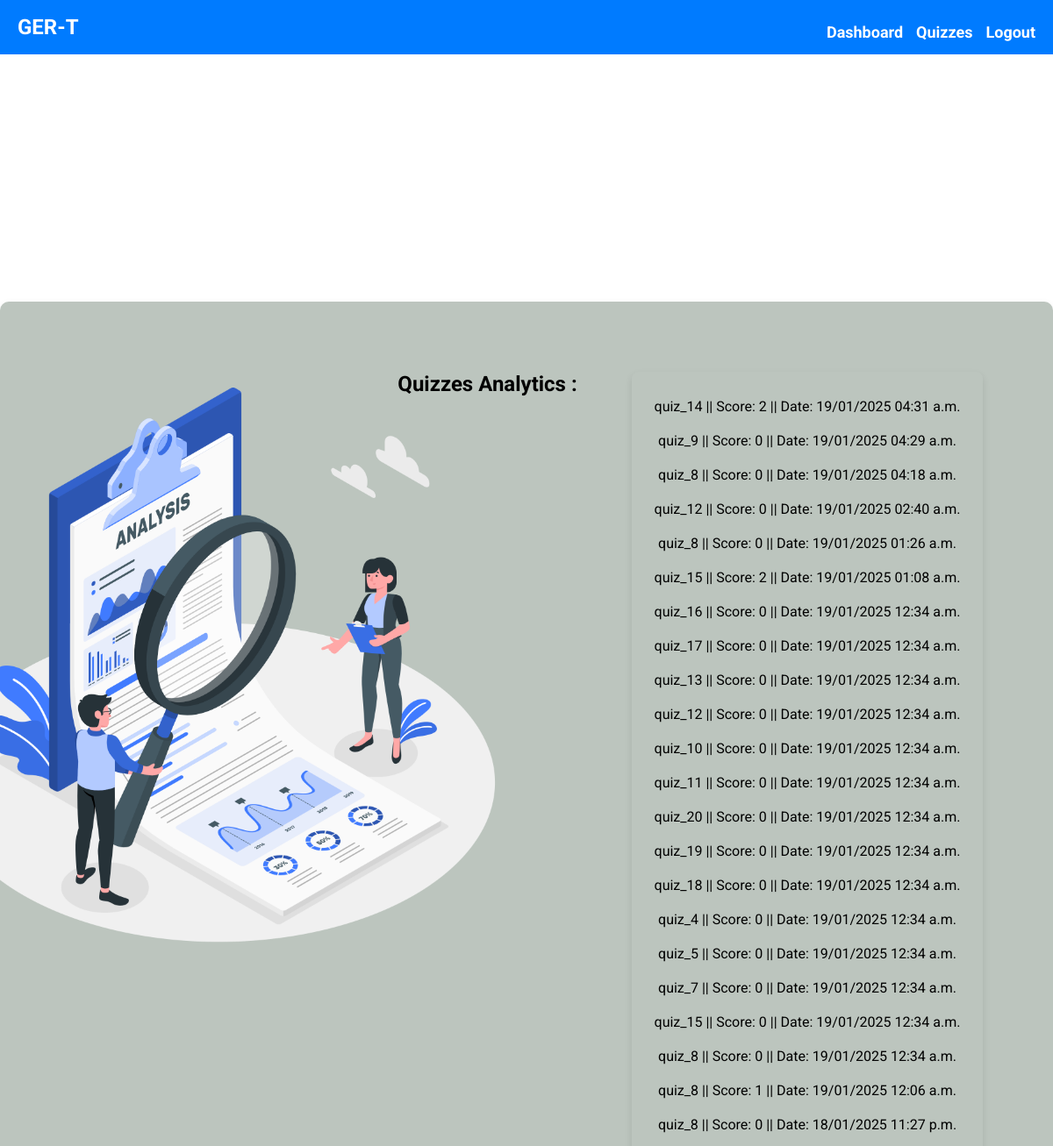
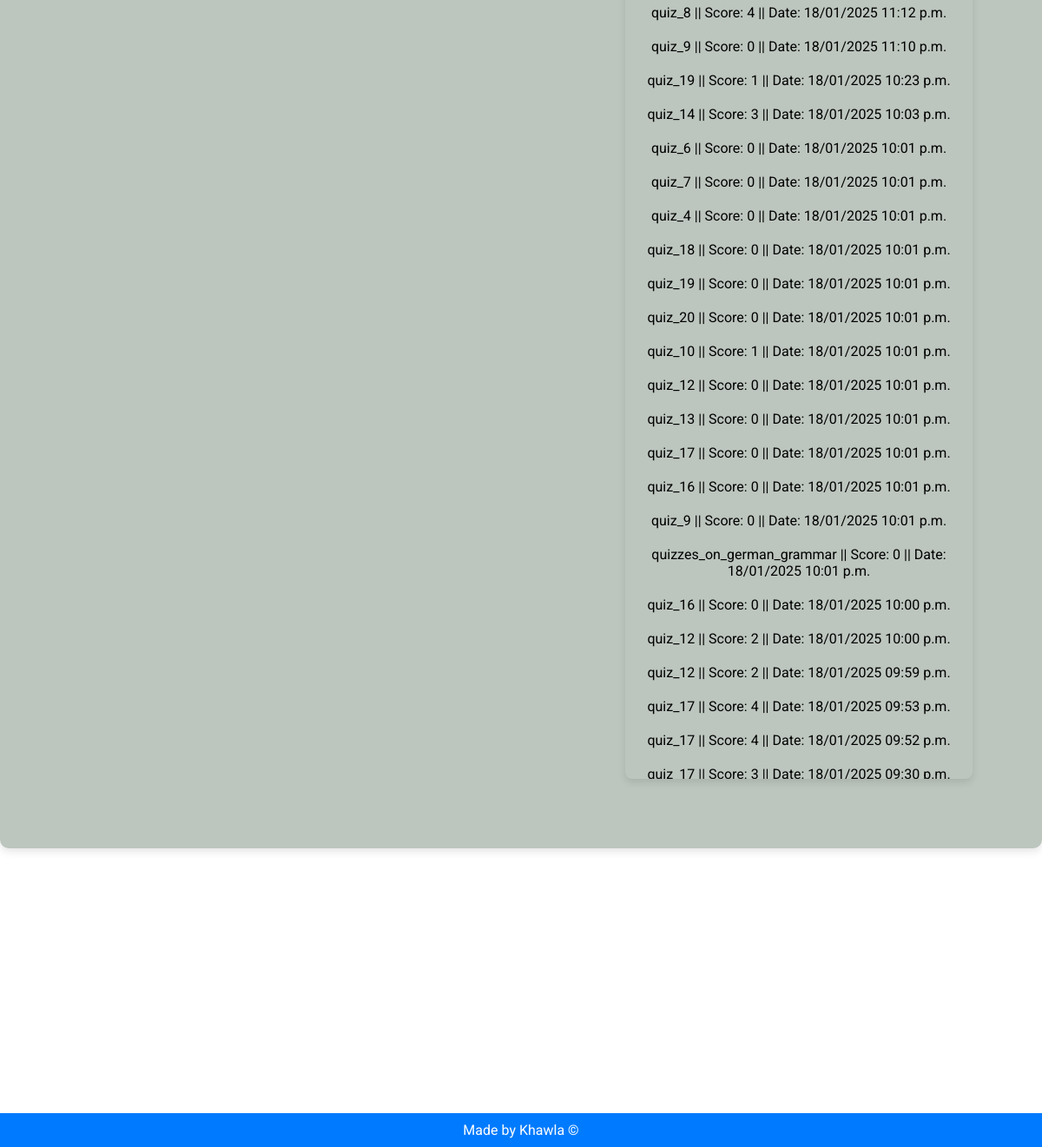
Screenshot of /dashboard/ (signed in) with the database file from the repository (2 pictures, top to bottom).
### quiz/models.py (models this page shows, shortened)
class QuizResult(models.Model):
    user = models.ForeignKey(settings.AUTH_USER_MODEL, on_delete=models.CASCADE)
    quiz = models.ForeignKey(Quiz, on_delete=models.CASCADE)
    score = models.IntegerField()
    date_taken = models.DateTimeField(auto_now_add=True)

class Quiz(models.Model):
    name = models.CharField(max_length=255)
    description = models.TextField()

### quiz/views.py (the view)
# urls.py: path("dashboard/", dashboard_view, name="dashboard"),
@login_required
def dashboard_view(request):
    quiz_history = QuizResult.objects.filter(user=request.user).order_by("-date_taken")
    return render(request, "quiz/dashboard.html", {"quiz_history": quiz_history})

### templates/quiz/dashboard.html
{% extends 'base.html' %}
{% load static %}
{% block content %}
<div class="abdellah">
    <div class="dashboard-container">
        <div class="dashboard-left">
            <img src="{% static 'images/Analysis-amico.png' %}" class="dashboard-image" alt="Analysis Illustration">
        </div>
        <div class="dashboard-right">
            <h2>Quizzes Analytics :</h2>
            <div class="dashboard-section">
                {% if quiz_history %}
                    <ul>
                        {% for result in quiz_history %}
                            <li>
                                {{ result.quiz.name }}
                                ||  Score: {{ result.score }}
                                ||  Date: {{ result.date_taken|date:"d/m/Y h:i a" }}
                            </li>
                        {% endfor %}
                    </ul>
                {% else %}
                    <p>No quiz history available.</p>
                {% endif %}
            </div>
        </div>
    </div>
</div>
{% endblock %}

### quiz/static/styles.css (style rules this page uses)
* { box-sizing: border-box; margin: 0; padding: 0; }
body { font-family: 'Roboto', sans-serif; margin: 0; padding: 0; width: 100%; height: 100vh; overflow: hidden; }
.dashboard-container { display: flex; justify-content: space-between; align-items: flex-start; padding: 80px; max-width: 1200px; border-radius: 10px; box-shadow: 0 4px 10px rgba(0, 0, 0, 0.1); background-color: #bcc5be; }
.dashboard-left { flex: 1; padding-right: 20px; display: flex; justify-content: center; }
.dashboard-image { width: 200%; height: auto; border-radius: 10px; }
.dashboard-right { flex: 2; text-align: center; padding-left: 20px; display: flex; justify-content: space-between; align-items: flex-start; gap: 20px; }
.dashboard-section { flex: 1; margin-top: 0; padding: 20px; border-radius: 8px; box-shadow: 0 4px 8px rgba(0, 0, 0, 0.1); background-color: transparent; height: calc(70vh - 60px); overflow-y: scroll; width: 50%; max-width: 400px; scrollbar-width: none; }
.dashboard-section ul { list-style-type: none; padding: 0; margin: 0; }
.dashboard-section li { padding: 10px 0; }

### rows the page displays
QuizResult: quiz.name "quiz_14", score "2", date_taken "19/01/2025 04:31 a.m."
QuizResult: quiz.name "quiz_9", score "0", date_taken "19/01/2025 04:29 a.m."
QuizResult: quiz.name "quiz_8", score "0", date_taken "19/01/2025 04:18 a.m."
QuizResult: quiz.name "quiz_12", score "0", date_taken "19/01/2025 02:40 a.m."
QuizResult: quiz.name "quiz_8", score "0", date_taken "19/01/2025 01:26 a.m."
QuizResult: quiz.name "quiz_15", score "2", date_taken "19/01/2025 01:08 a.m."
QuizResult: quiz.name "quiz_16", score "0", date_taken "19/01/2025 12:34 a.m."
QuizResult: quiz.name "quiz_17", score "0", date_taken "19/01/2025 12:34 a.m."
QuizResult: quiz.name "quiz_13", score "0", date_taken "19/01/2025 12:34 a.m."
QuizResult: quiz.name "quiz_12", score "0", date_taken "19/01/2025 12:34 a.m."
QuizResult: quiz.name "quiz_10", score "0", date_taken "19/01/2025 12:34 a.m."
QuizResult: quiz.name "quiz_11", score "0", date_taken "19/01/2025 12:34 a.m."
QuizResult: quiz.name "quiz_20", score "0", date_taken "19/01/2025 12:34 a.m."
QuizResult: quiz.name "quiz_19", score "0", date_taken "19/01/2025 12:34 a.m."
QuizResult: quiz.name "quiz_18", score "0", date_taken "19/01/2025 12:34 a.m."
QuizResult: quiz.name "quiz_4", score "0", date_taken "19/01/2025 12:34 a.m."
QuizResult: quiz.name "quiz_5", score "0", date_taken "19/01/2025 12:34 a.m."
QuizResult: quiz.name "quiz_7", score "0", date_taken "19/01/2025 12:34 a.m."
QuizResult: quiz.name "quiz_15", score "0", date_taken "19/01/2025 12:34 a.m."
QuizResult: quiz.name "quiz_8", score "0", date_taken "19/01/2025 12:34 a.m."
QuizResult: quiz.name "quiz_8", score "1", date_taken "19/01/2025 12:06 a.m."
QuizResult: quiz.name "quiz_8", score "0", date_taken "18/01/2025 11:27 p.m."
QuizResult: quiz.name "quiz_8", score "4", date_taken "18/01/2025 11:12 p.m."
QuizResult: quiz.name "quiz_9", score "0", date_taken "18/01/2025 11:10 p.m."
QuizResult: quiz.name "quiz_19", score "1", date_taken "18/01/2025 10:23 p.m."
QuizResult: quiz.name "quiz_14", score "3", date_taken "18/01/2025 10:03 p.m."
QuizResult: quiz.name "quiz_6", score "0", date_taken "18/01/2025 10:01 p.m."
QuizResult: quiz.name "quiz_7", score "0", date_taken "18/01/2025 10:01 p.m."
QuizResult: quiz.name "quiz_4", score "0", date_taken "18/01/2025 10:01 p.m."
QuizResult: quiz.name "quiz_18", score "0", date_taken "18/01/2025 10:01 p.m."
QuizResult: quiz.name "quiz_19", score "0", date_taken "18/01/2025 10:01 p.m."
QuizResult: quiz.name "quiz_20", score "0", date_taken "18/01/2025 10:01 p.m."
QuizResult: quiz.name "quiz_10", score "1", date_taken "18/01/2025 10:01 p.m."
QuizResult: quiz.name "quiz_12", score "0", date_taken "18/01/2025 10:01 p.m."
QuizResult: quiz.name "quiz_13", score "0", date_taken "18/01/2025 10:01 p.m."
QuizResult: quiz.name "quiz_17", score "0", date_taken "18/01/2025 10:01 p.m."
QuizResult: quiz.name "quiz_16", score "0", date_taken "18/01/2025 10:01 p.m."
QuizResult: quiz.name "quiz_9", score "0", date_taken "18/01/2025 10:01 p.m."
QuizResult: quiz.name "quizzes_on_german_grammar", score "0", date_taken "18/01/2025 10:01 p.m."
QuizResult: quiz.name "quiz_16", score "0", date_taken "18/01/2025 10:00 p.m."
QuizResult: quiz.name "quiz_12", score "2", date_taken "18/01/2025 10:00 p.m."
QuizResult: quiz.name "quiz_12", score "2", date_taken "18/01/2025 09:59 p.m."
QuizResult: quiz.name "quiz_17", score "4", date_taken "18/01/2025 09:53 p.m."
QuizResult: quiz.name "quiz_17", score "4", date_taken "18/01/2025 09:52 p.m."
QuizResult: quiz.name "quiz_17", score "3", date_taken "18/01/2025 09:30 p.m."
